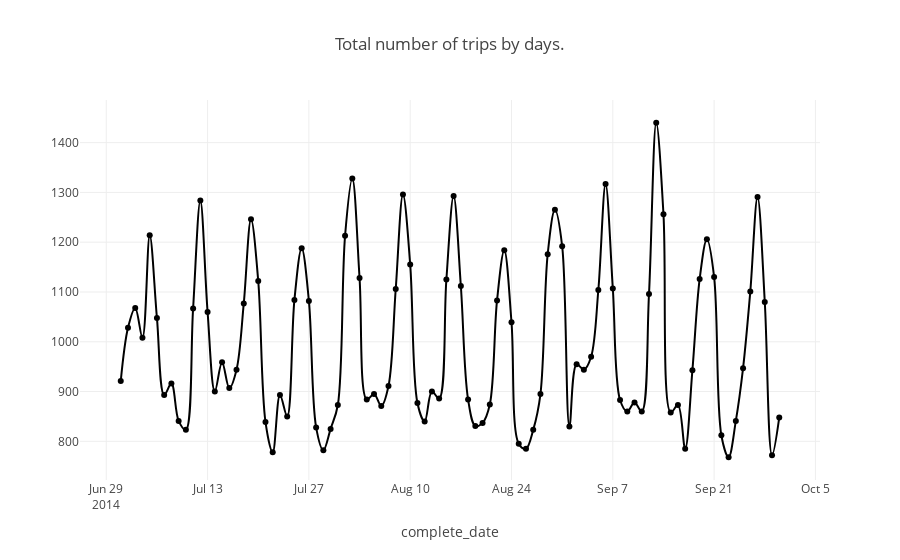

Source (notebook cell):
### Code cell
px.line(q_5 ,
x = 'complete_date' , 
y='number_of_trips' , 
line_shape="spline" ,
template='gridon',
color_discrete_sequence=['black'],
markers="markers" ,
hover_name='number_of_trips' ,
labels={'number_of_trips':''},
title="Total number of trips by days.")
